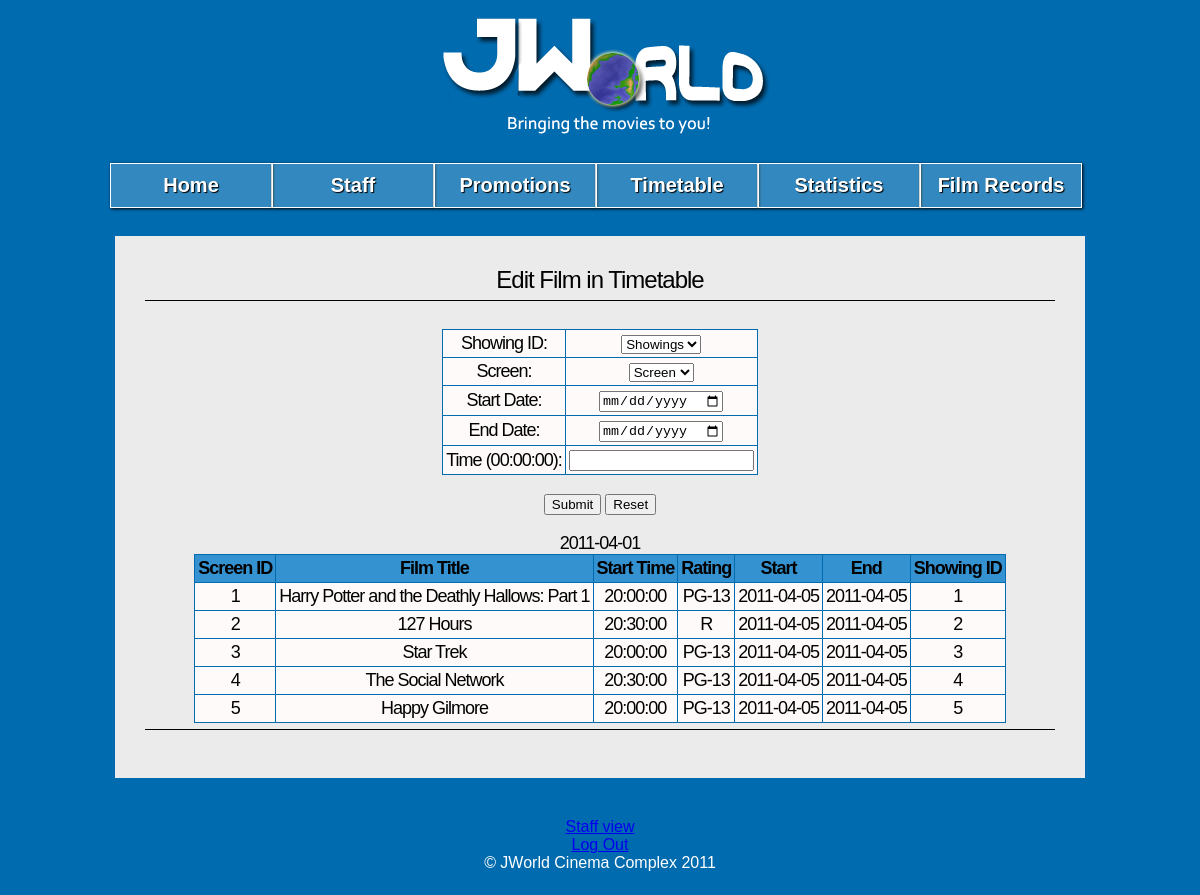
The app's page /admin.php?page=edit-film-tt (signed in) with its own data.
### tables this page shows
CREATE TABLE showings (
	showing_ID int(11) NOT NULL AUTO_INCREMENT,
	screen_ID int(11) NOT NULL,
	film_ID int(11) NOT NULL,
	start_date date NOT NULL,
	end_date date NOT NULL,
	start_time time NOT NULL,
	end_time time NOT NULL,
	PRIMARY KEY (showing_ID),
	FOREIGN KEY (film_ID) REFERENCES films(film_ID) ON DELETE CASCADE ON UPDATE CASCADE,
	FOREIGN KEY (screen_ID) REFERENCES screens(screen_ID) ON DELETE CASCADE ON UPDATE CASCADE
);

CREATE TABLE films (
	film_ID int(11) NOT NULL AUTO_INCREMENT,
	film_title varchar(255) NOT NULL,
	film_year char(4) NOT NULL,
	film_plot text(65535) NOT NULL,
	film_length int(11) NOT NULL,
	film_genre varchar(50) NOT NULL,
	film_rating varchar(5) NOT NULL,
	film_poster varchar(255) NOT NULL,
	imdb_id varchar(50) NOT NULL,
  PRIMARY KEY (film_ID)
);

### res/pages/admin/edit-film-tt.php (the view, shortened to what this page needs)
<?php
$showingIdQuery = "SELECT showing_ID FROM showings";
$screenQuery = "SELECT screen_ID FROM screens";
$showingResult= mysql_query ($showingIdQuery);
$screenResult= mysql_query ($screenQuery);
 $optionsShowings="";
 $optionsScreen="";
while ($row=mysql_fetch_array($showingResult)) {
  	$showingID=$row["showing_ID"];
  	$optionsShowings.="<OPTION VALUE=\"$showingID\">".$showingID.'</option>';
  }
  while ($row=mysql_fetch_array($screenResult)) {
  	$screenID=$row["screen_ID"];
  	$optionsScreen.="<OPTION VALUE=\"$screenID\">".$screenID.'</option>';
  }
?>
<div id="body">
<h1> Edit Film in Timetable</h1>
<p>
<h2>
<form name="tt" method="POST" action="" class="center">
	<table border="0" class="center">
	<tr>
		<tr>	<td>Showing ID: </td>
			<td> <SELECT name="ShowingID">
				<option value="0">Showings
				<?php echo $optionsShowings?>
				</select>
			</td>
		</tr>
		<tr>	<td>Screen: </td>
			<td> <SELECT name="newScreen">
				<option value="0">Screen
				<?php echo $optionsScreen?>
				</select>
			</td>
		</tr>
	<tr>
				<td NOWRAP>Start Date:</td>
				<td><input type="date" id="start" name="start" size="20">	</td>
			</tr>
			<tr>
				<td NOWRAP>End Date: </td>
				<td><input type="date" id="end" name="end" size="20">	</td>
			</tr>
	<tr><td NOWRAP>Time (00:00:00): </td>
		<td> <input type="text" value="" name="newTime">	</td>
	</tr>
	<table border="0" class="center">
				<p>
<input type="submit" name="submit" id="submit" value="Submit" onClick="onSubmitEditTimetable(this);">
			<input type="reset" name="reset" id="reset" value="Reset">
	   		</table>
	</table>
</form>
<?php
echo date("Y-m-d");
$query = "SELECT showings.screen_ID, showings.film_ID,  films.film_title, showings.start_time, films.film_rating, showings.start_date, showings.end_date, showings.showing_ID FROM showings, films WHERE showings.film_ID = films.film_ID";
$result = mysql_query($query) or die(mysql_error());
echo "<table border='1' class=\"center\">
<tr>
<th>Screen ID</th>
<th>Film Title</th>
<th>Start Time</th>
<th>Rating</th>
<th>Start</th>
<th>End</th>
<th>Showing ID</th>
</tr>";
while($row = mysql_fetch_array($result)){
	echo "<tr>";
	echo "<td>" .$row['screen_ID']. " </td> ";
	echo "<td NOWRAP>" . $row['film_title'] . "</td>";
	echo "<td>" . $row['start_time'] . "</td>";
	echo "<td>" . $row['film_rating'] . "</td>";
	echo "<td>" . $row['start_date'] . "</td>";
	echo "<td>" . $row['end_date'] . "</td>";
	echo "<td>" . $row['showing_ID'] . "</td>";
	echo "</tr>";
}
echo "</table>";
?>
</h2><p>
</div>

### res/css/admin.css (style rules this page uses)
body { font-family: "Trebuchet MS", Arial, Helvetica, sans-serif; color: #000; background: #006BAF; }
h1 { border-bottom:1px solid #000000; letter-spacing:-1px; font-size:24px; padding-bottom:6px; font-weight:400; margin:10px 10px 3px 0; font-family:Vera, Helvetica, Georgia; }
h2 { border-bottom:1px solid #000000; letter-spacing:-1px; font-size:18px; padding-bottom:6px; font-weight:400; margin:10px 10px 3px 0; font-family:Vera, Helvetica, Georgia; }
.center { margin-left:auto; margin-right:auto; }
#body { font-family:"Palatino Linotype", "Book Antiqua", Palatino, serif; font-size:28px; font-weight:bold; background-color: #EBEBEB; width: 920px; height:100%; padding:20px 20px 20px 30px; margin-bottom:20px; margin-left:auto; margin-right:auto; text-align:center; }
.center { margin-left:auto; margin-right:auto; text-align:center; }
table { border-collapse:collapse; }
table, td, th { border:0.5px solid #006BAF; padding:3px; }
td { text-align:center; background-color:#FFFAFA; }
th { background-color:#3492D1; color:black; }

### records on screen
showings: screen_ID "1", film_ID.film_title "Harry Potter and the Deathly Hallows: Part 1", start_time "20:00:00", film_ID.film_rating "PG-13", start_date "2011-04-05", end_date "2011-04-05", showing_ID "1"
showings: screen_ID "2", film_ID.film_title "127 Hours", start_time "20:30:00", film_ID.film_rating "R", start_date "2011-04-05", end_date "2011-04-05", showing_ID "2"
showings: screen_ID "3", film_ID.film_title "Star Trek", start_time "20:00:00", film_ID.film_rating "PG-13", start_date "2011-04-05", end_date "2011-04-05", showing_ID "3"
showings: screen_ID "4", film_ID.film_title "The Social Network", start_time "20:30:00", film_ID.film_rating "PG-13", start_date "2011-04-05", end_date "2011-04-05", showing_ID "4"
showings: screen_ID "5", film_ID.film_title "Happy Gilmore", start_time "20:00:00", film_ID.film_rating "PG-13", start_date "2011-04-05", end_date "2011-04-05", showing_ID "5"
